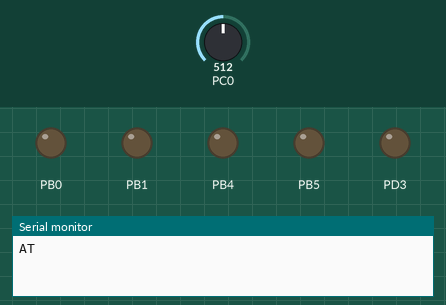
Bench run of a program on a simulated ATmega328P, built with avr-gcc and emulated at 16 MHz. Parts: output pins drawn as LEDs (lit = HIGH), the last lines printed to the serial monitor. Inputs (shaded band) come from the test bench; at power-on: PC0 = 512.

Above: at 0.1 s.
At 3.1 s:
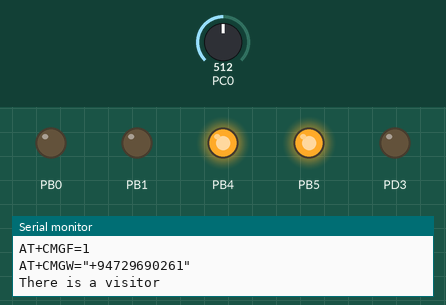
Timing chart, 0 to 4.6 s (numbered marks = the images above):
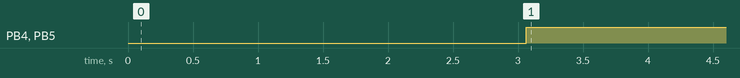

The program:

main.c
```c
/*
 * GccApplication1.c
 *
 * Created: 10/16/2022 7:37:45 AM
 * Author : KISHANTHAN
 */
#define F_CPU 16000000UL
#define BAUD 9600
#define UBRR_VALUE ((F_CPU/16/BAUD)-1)
#include <string.h>
#include <avr/io.h>
#include <util/delay.h>
void setDataDirection(void);
void ADC_Init();
int ADC_Read(char channel);
//sending sms
void sendSMS();
void USART_Transmit(char data);
void senddata(char string[]);
void USART_Init();


int main(void)
{
	setDataDirection();
	int in=0;
	ADC_Init();

	USART_Init();
	sendSMS();
    while (1)
    {

		in = ADC_Read(0);

		if (in >700){

			PORTB |=0B00000000;
		}
		else if(in >600)
		{
			PORTB |=0B00010000;
		}
		else
		{
			PORTB |=0B00110000;
		}
		if ((PIND & 0B00000010)== 0)
		{
			PORTD &= 0B11011111;
		}
		else
		{

			PORTD |= 0B00100000;
		}
    }
}


void setDataDirection(void)
{
	DDRB |=0B00110011;//setting pin as the output pin
	DDRC &=0B11111110;//setting the pco as the input
	DDRD |=0B00101000;//setting the pd3 as the output
	DDRD &=0B11001011;//setting the pd2 and pd3 as the input
}
void ADC_Init()
{
    DDRC=0x0;               /* Make ADC port as input */
    ADCSRA = 0x87;          /* Enable ADC, fr/128  */
    ADMUX = 0x40;           /* Vref: Avcc, ADC channel: 0 */

}

int ADC_Read(char channel)
{

     int Ain,AinLow;

     ADMUX=ADMUX|(channel & 0x0f);  /* Set input channel to read */
     ADCSRA |= (1<<ADSC);           /* Start conversion */
     while((ADCSRA&(1<<ADIF))==0);  /* Monitor end of conversion interrupt */

     _delay_ms(10);
     AinLow = (int)ADCL;                /* Read lower byte*/
    Ain = (int)ADCH*256;           /* Read higher 2 bits and
                                //    Multiply with weight */
    Ain = Ain + AinLow;
    return(Ain);                    /* Return digital value*/

}

void sendSMS()
{

	senddata("AT");
	USART_Transmit(13);
	USART_Transmit(10);
	_delay_ms(1000);

	senddata("AT+CMGF=1");
	USART_Transmit(13);
	USART_Transmit(10);
	_delay_ms(1000);

	senddata("AT+CMGW=");
	USART_Transmit(34);
	senddata("+94729690261");  //Enter Your Mobile number
	USART_Transmit(34);
	USART_Transmit(13);
	USART_Transmit(10);
	_delay_ms(1000);

	senddata("There is a visitor");
	USART_Transmit(13);
	USART_Transmit(10);
}

void USART_Transmit(char data )
{
	while(!(UCSR0A & (1<<UDRE0)));
	UDR0  = data;
}

void senddata(char string[])
{
	int len,count;
	len = strlen(string);

	for (count=0;count<len;count++)
	{
		USART_Transmit(string[count]);
	}
}

void USART_Init()
{

	UBRR0H =(unsigned char)(UBRR_VALUE>>8);
	UBRR0L =(unsigned char)(UBRR_VALUE);
	UCSR0B =(1<<TXEN0);
	UCSR0C =(3<<UCSZ00);


}
```

Measured:
- by itself, PB4, PB5: LOW → HIGH at 3.1 s
